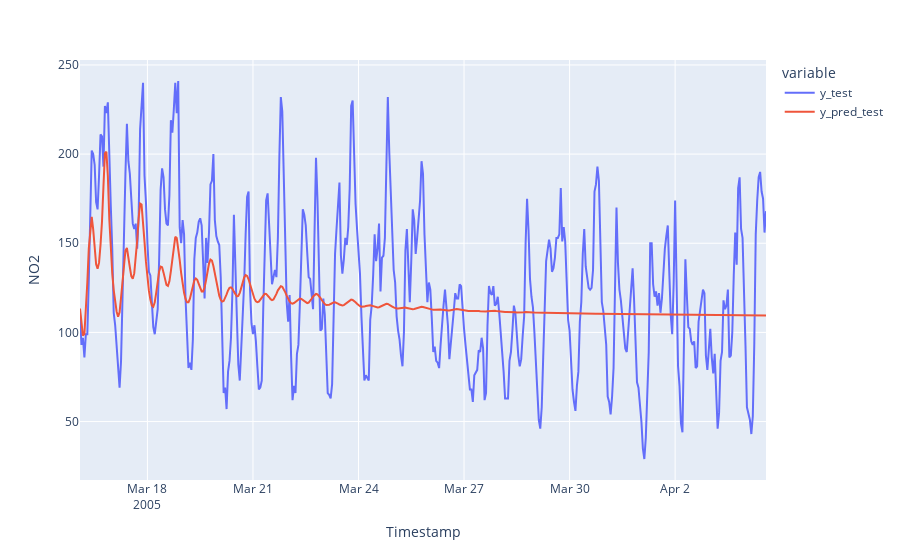

Notebook code for this chart:
### Markdown cell above
**TEST PREDICITON PLOT**

### Code cell
fig = px.line(
    df_pred_test,
    labels={"value": "NO2"}
)
fig.show();

### Figure 1 — Plotly figure (JSON) as saved in the notebook; plotly's stock layout.template omitted (floating-point values rounded to 4 significant figures; data arrays with more than 128 entries replaced by an {"elided": "..."} marker saying what was removed)
{"data": [{"hovertemplate": "variable=y_test<br>Timestamp=%{x}<br>NO2=%{y}<extra></extra>", "legendgroup": "y_test", "line": {"color": "#636efa", "dash": "solid"}, "marker": {"symbol": "circle"}, "mode": "lines", "name": "y_test", "orientation": "v", "showlegend": true, "type": "scatter", "x": {"elided": "468 str values"}, "xaxis": "x", "y": {"elided": "468 int values"}, "yaxis": "y"}, {"hovertemplate": "variable=y_pred_test<br>Timestamp=%{x}<br>NO2=%{y}<extra></extra>", "legendgroup": "y_pred_test", "line": {"color": "#EF553B", "dash": "solid"}, "marker": {"symbol": "circle"}, "mode": "lines", "name": "y_pred_test", "orientation": "v", "showlegend": true, "type": "scatter", "x": {"elided": "468 str values"}, "xaxis": "x", "y": {"elided": "468 float values"}, "yaxis": "y"}], "layout": {"legend": {"title": {"text": "variable"}, "tracegroupgap": 0}, "margin": {"t": 60}, "xaxis": {"anchor": "y", "domain": [0, 1], "title": {"text": "Timestamp"}}, "yaxis": {"anchor": "x", "domain": [0, 1], "title": {"text": "NO2"}}}}
